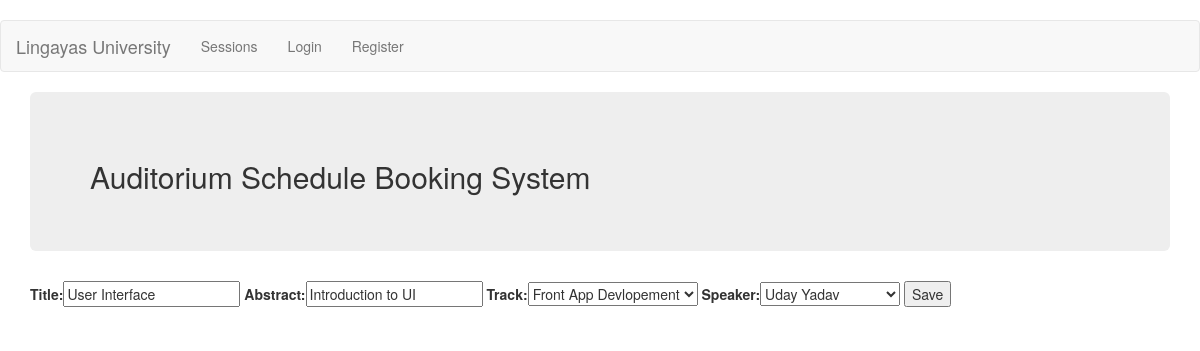
Page /sessions/update/2/ on the committed database.
### app/models.py (models this page shows, shortened)
class Sessions(models.Model):
    title=models.CharField(max_length=50)
    abstract=models.CharField(max_length=2000)
    track=models.ForeignKey(Track)
    speaker=models.ForeignKey(Speaker)
    status=models.CharField(max_length =1, choices=SESSION_STATUSES)

class Track(models.Model):
    title=models.CharField(max_length=50)
    description=models.TextField(max_length=1000)
    def __str__(self):
        return self.title

### app/views.py (the view)
# urls.py: url(r'^sessions/update/(?P<pk>[0-9]+)/$',views.SessionUpdate , name='sessions_update'),
def SessionUpdate(request,pk):
    post = get_object_or_404(Sessions, pk=pk)
    if request.method == "post":
        form = SessionForm()
        form.save()
        return HttpResponseRedirect('/sessions');
    else:
        form = SessionForm(instance=post)
    return  render(request,'app/sessions_form.html',{'form':form});

### app/models.py
class SessionForm(forms.ModelForm):
    class Meta:
        model=Sessions;
        fields=['title','abstract','track','speaker'];

### app/models.py (called while the page is built)
    def __str__(self):
        return self.name

### app/templates/app/sessions_form.html (shortened to what this page needs)
﻿{% extends 'layout.html' %}
{% block content %}
	<form method="post">
        {{form.as_table}}
          <button type="submit">Save</button>
    </form>
{% endblock %}

### rows in the picture
Sessions: title "User Interface", abstract "Introduction to UI", track "Front App Devlopement", speaker "Uday Yadav"
